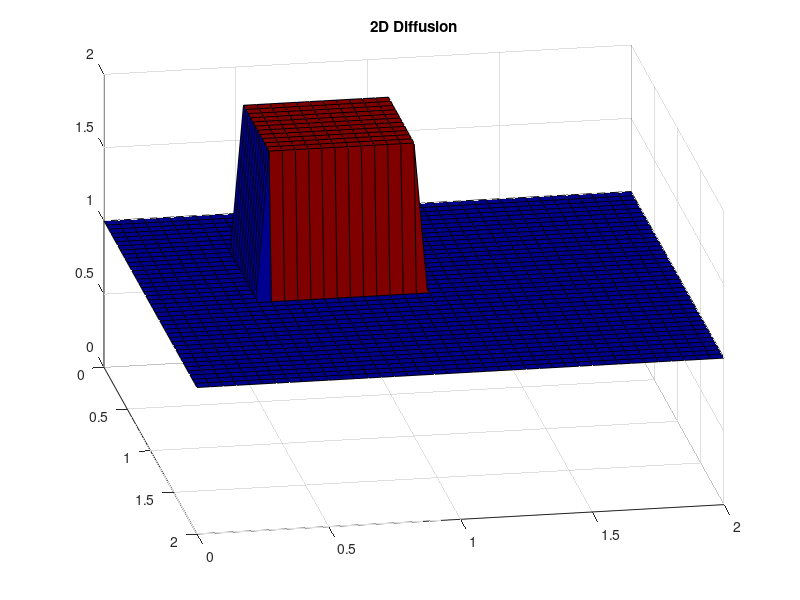

Write the MATLAB code that produced this figure. (Note: this script raises an error after producing the figure.)
close all;
clear all;
clc;

%%%%%%%%%%%%%%%%%%%%%%%%%%%%%%%%%%%%%%%%%%%%%%%%%%%%%%%%%%%%%%%%%%%%
%
% 2D diffusion as described by this tutorial:
% http://nbviewer.jupyter.org/github/barbagroup/CFDPython/blob/master/lesso
% ns/09_Step_7.ipynb
% Step 7 of the CFD 12-step tutorial by Prof. Lorena Barba
% Attempted by Heba A. Shalaby 
%
%%%%%%%%%%%%%%%%%%%%%%%%%%%%%%%%%%%%%%%%%%%%%%%%%%%%%%%%%%%%%%%%%%%%
% variables
%%%%%%%%%%%%%%%%%%%%%%%%%%%%%%%%%%%%%%%%%%%%%%%%%%%%%%%%%%%%%%%%%%%%

nx = 41;
ny = 41;
nt = 300;
c = 1;
dx = 2/(nx-1);
dy = 2/(ny-1);
sigma = 0.2;
dt = sigma*dx*dy/c;

x = linspace(0,2,nx);
y = linspace(0,2,ny);

u = ones(ny,nx);
un = ones(ny,nx);

%%%%%%%%%%%%%%%%%%%%%%%%%%%%%%%%%%%%%%%%%%%%%%%%%%%%%%%%%%%%%%%%%%%%
% initial conditions
%%%%%%%%%%%%%%%%%%%%%%%%%%%%%%%%%%%%%%%%%%%%%%%%%%%%%%%%%%%%%%%%%%%%

u(0.5/dy:1/dy+1 , 0.5/dx:1/dx+1) = 2;

%%%%%%%%%%%%%%%%%%%%%%%%%%%%%%%%%%%%%%%%%%%%%%%%%%%%%%%%%%%%%%%%%%%%
% plot
%%%%%%%%%%%%%%%%%%%%%%%%%%%%%%%%%%%%%%%%%%%%%%%%%%%%%%%%%%%%%%%%%%%%

[X,Y] = meshgrid(x,y);

axis([0 2 0 2 0 2 0 2])

s1 = surf(X,Y,u);                       % plot diffusion in x-direction
title('2D Diffusion');
colormap(jet);
%view(90,70);
view(80,30);
set(gca,'clim',[1 2]);                  % to have colormap change in the whole jet spectrum between the 1 and 2 axis values 
axis([0,2,0,2,0,2]);                    % limit the axis for viewing

opengl('software')
set(gca,'nextplot','replacechildren','visible','off')
f = getframe(gcf);
[im,map] = rgb2ind(f.cdata,jet(256),'nodither');
im(1,1,1,nt) = 0;

%%%%%%%%%%%%%%%%%%%%%%%%%%%%%%%%%%%%%%%%%%%%%%%%%%%%%%%%%%%%%%%%%%%%
% solve
%%%%%%%%%%%%%%%%%%%%%%%%%%%%%%%%%%%%%%%%%%%%%%%%%%%%%%%%%%%%%%%%%%%%

for t=1:nt
    un = u;
    
    for i=2:nx-1
        for j=2:ny-1
            
            % find u^n+1_(i,j) in x-direction 
            % forward difference in time & backward different in space
            u(i,j) = un(i,j) + c*dt/(dx^2)*(un(i+1,j)-2*un(i,j)+ un(i-1,j)) ...
                             + c*dt/(dy^2)*(un(i,j+1)-2*un(i,j)+ un(i,j-1));
        
            u(1,j) = 1;
            u(i,1) = 1;
            u(nx,j) = 1;
            u(i,ny) = 1;
            
        end
    end
    
    set(s1,'ZData',u);            % update 3D plot animation (x-direction)
    pause(0.001);                 % pause to control animation speed
    %drawnow;
    f = getframe(gcf);
    im(:,:,1,t) = rgb2ind(f.cdata,map,'nodither');
   
  
end

imwrite(im,jet(256),'myDiffusion-test.gif','gif','DelayTime',0,'LoopCount',inf, 'BackgroundColor', 0) %g443800



